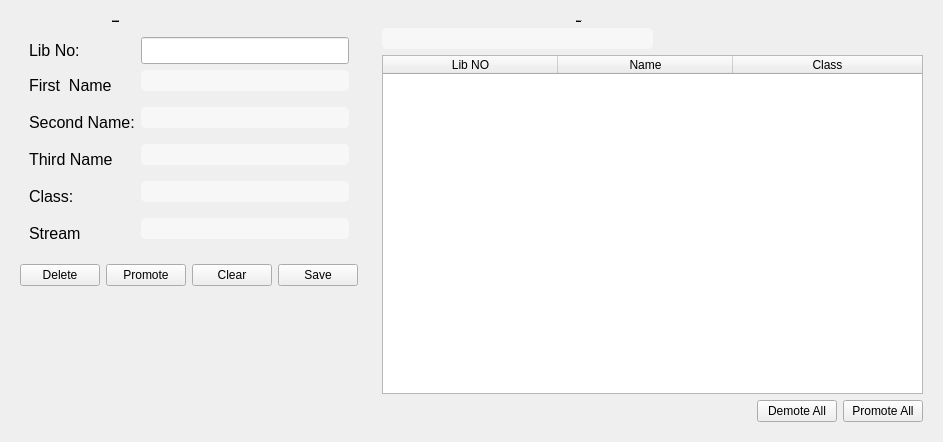
      <widget class="QWidget" name="pgStudents">
       <layout class="QHBoxLayout" name="horizontalLayout_12" stretch="1,2">
        <item>
         <widget class="QFrame" name="frame">
          <layout class="QVBoxLayout" name="verticalLayout_3">
           <item>
            <layout class="QHBoxLayout" name="horizontalLayout_8">
             <item>
              <widget class="QLabel" name="label_18">
               <property name="maximumSize">
                <size>
                 <width>153</width>
                 <height>30</height>
                </size>
               </property>
               <property name="font">
                <font>
                 <pointsize>-1</pointsize>
                 <weight>75</weight>
                 <bold>true</bold>
                 <underline>true</underline>
                </font>
               </property>
               <property name="styleSheet">
                <string notr="true">text-decoration:underline;
font-weight: bold;
</string>
               </property>
               <property name="text">
                <string>Student Details</string>
               </property>
              </widget>
             </item>
            </layout>
           </item>
           <item>
            <widget class="QWidget" name="formWidget_2" native="true">
             <property name="styleSheet">
              <string notr="true">font-size:16px;</string>
             </property>
             <layout class="QFormLayout" name="formLayout_3">
              <item row="1" column="0">
               <widget class="QLabel" name="firstNameLabel_2">
                <property name="text">
                 <string>First  Name</string>
                </property>
               </widget>
              </item>
              <item row="1" column="1">
               <widget class="QLineEdit" name="txtStdFname">
                <property name="styleSheet">
                 <string notr="true">border-radius:5px;
margin:0px;
background-color:rgba(255,255,255,0.5);
margin-bottom:10px;
padding-left:3px;
color:black;
</string>
                </property>
               </widget>
              </item>
              <item row="2" column="0">
               <widget class="QLabel" name="label_14">
                <property name="text">
                 <string>Second Name:</string>
                </property>
               </widget>
              </item>
              <item row="2" column="1">
               <widget class="QLineEdit" name="txtStdSname">
                <property name="styleSheet">
                 <string notr="true">border-radius:5px;
margin:0px;
background-color:rgba(255,255,255,0.5);
margin-bottom:10px;
padding-left:3px;
color:black;
</string>
                </property>
               </widget>
              </item>
              <item row="3" column="0">
               <widget class="QLabel" name="label_15">
                <property name="text">
                 <string>Third Name</string>
                </property>
               </widget>
              </item>
              <item row="3" column="1">
               <widget class="QLineEdit" name="txtStdOname">
                <property name="styleSheet">
                 <string notr="true">border-radius:5px;
margin:0px;
background-color:rgba(255,255,255,0.5);
margin-bottom:10px;
padding-left:3px;
color:black;
</string>
                </property>
               </widget>
              </item>
              <item row="4" column="0">
               <widget class="QLabel" name="label_16">
                <property name="text">
                 <string>Class:</string>
                </property>
               </widget>
              </item>
              <item row="4" column="1">
               <widget class="QLineEdit" name="txtStdClass">
                <property name="styleSheet">
                 <string notr="true">border-radius:5px;
margin:0px;
background-color:rgba(255,255,255,0.5);
margin-bottom:10px;
padding-left:3px;
color:black;
</string>
                </property>
                <property name="inputMethodHints">
                 <set>Qt::ImhDigitsOnly</set>
                </property>
               </widget>
              </item>
              <item row="5" column="0">
               <widget class="QLabel" name="label_17">
                <property name="text">
                 <string>Stream</string>
                </property>
               </widget>
              </item>
              <item row="5" column="1">
               <widget class="QLineEdit" name="txtStdStream">
                <property name="styleSheet">
                 <string notr="true">border-radius:5px;
margin:0px;
background-color:rgba(255,255,255,0.5);
margin-bottom:10px;
padding-left:3px;
color:black;
</string>
                </property>
               </widget>
              </item>
              <item row="0" column="0">
               <widget class="QLabel" name="label_33">
                <property name="text">
                 <string>Lib No:</string>
                </property>
               </widget>
              </item>
              <item row="0" column="1">
               <widget class="QLineEdit" name="txtNewLibNo">
                <property name="echoMode">
                 <enum>QLineEdit::Normal</enum>
                </property>
                <property name="readOnly">
                 <bool>true</bool>
                </property>
               </widget>
              </item>
             </layout>
            </widget>
           </item>
           <item>
            <layout class="QHBoxLayout" name="horizontalLayout_7">
             <item>
              <widget class="QPushButton" name="pushButton_6">
               <property name="text">
                <string>Delete</string>
               </property>
              </widget>
             </item>
             <item>
              <widget class="QPushButton" name="pushButton_8">
               <property name="text">
                <string>Promote</string>
               </property>
              </widget>
             </item>
             <item>
              <widget class="QPushButton" name="clearStudentDetails">
               <property name="text">
                <string>Clear</string>
               </property>
              </widget>
             </item>
             <item>
              <widget class="QPushButton" name="btnSaveStd">
               <property name="text">
                <string>Save</string>
               </property>
              </widget>
             </item>
            </layout>
           </item>
           <item>
            <spacer name="verticalSpacer">
             <property name="orientation">
              <enum>Qt::Vertical</enum>
             </property>
             <property name="sizeHint" stdset="0">
              <size>
               <width>20</width>
               <height>40</height>
              </size>
             </property>
            </spacer>
           </item>
          </layout>
         </widget>
        </item>
        <item>
         <widget class="QWidget" name="hhh" native="true">
          <property name="minimumSize">
           <size>
            <width>529</width>
            <height>420</height>
           </size>
          </property>
          <property name="maximumSize">
           <size>
            <width>800</width>
            <height>16777215</height>
           </size>
          </property>
          <layout class="QVBoxLayout" name="verticalLayout_4">
           <item>
            <layout class="QHBoxLayout" name="horizontalLayout_9">
             <item>
              <widget class="QLabel" name="label_19">
               <property name="maximumSize">
                <size>
                 <width>153</width>
                 <height>30</height>
                </size>
               </property>
               <property name="font">
                <font>
                 <pointsize>-1</pointsize>
                 <weight>75</weight>
                 <bold>true</bold>
                 <underline>true</underline>
                </font>
               </property>
               <property name="styleSheet">
                <string notr="true">text-decoration:underline;
font-weight: bold;
</string>
               </property>
               <property name="text">
                <string>Student List</string>
               </property>
              </widget>
             </item>
            </layout>
           </item>
           <item>
            <layout class="QHBoxLayout" name="horizontalLayout_10">
             <item>
              <widget class="QLineEdit" name="txtStudentSearch">
               <property name="styleSheet">
                <string notr="true">border-radius:5px;
margin:0px;
background-color:rgba(255,255,255,0.5);
padding-left:3px;
color:black;
font-size:16px;
</string>
               </property>
              </widget>
             </item>
             <item>
              <spacer name="horizontalSpacer_10">
               <property name="orientation">
                <enum>Qt::Horizontal</enum>
               </property>
               <property name="sizeHint" stdset="0">
                <size>
                 <width>40</width>
                 <height>20</height>
                </size>
               </property>
              </spacer>
             </item>
            </layout>
           </item>
           <item>
            <widget class="QTableWidget" name="tblStudent">
             <property name="contextMenuPolicy">
              <enum>Qt::CustomContextMenu</enum>
             </property>
             <property name="autoFillBackground">
              <bool>true</bool>
             </property>
             <property name="styleSheet">
              <string notr="true"/>
             </property>
             <property name="sizeAdjustPolicy">
              <enum>QAbstractScrollArea::AdjustToContents</enum>
             </property>
             <property name="showDropIndicator" stdset="0">
              <bool>false</bool>
             </property>
             <property name="dragDropOverwriteMode">
              <bool>false</bool>
             </property>
             <property name="selectionBehavior">
              <enum>QAbstractItemView::SelectRows</enum>
             </property>
             <property name="gridStyle">
              <enum>Qt::NoPen</enum>
             </property>
             <property name="sortingEnabled">
              <bool>true</bool>
             </property>
             <property name="rowCount">
              <number>0</number>
             </property>
             <attribute name="horizontalHeaderCascadingSectionResizes">
              <bool>true</bool>
             </attribute>
             <attribute name="horizontalHeaderDefaultSectionSize">
              <number>175</number>
             </attribute>
             <attribute name="horizontalHeaderStretchLastSection">
              <bool>true</bool>
             </attribute>
             <attribute name="verticalHeaderDefaultSectionSize">
              <number>30</number>
             </attribute>
             <attribute name="verticalHeaderStretchLastSection">
              <bool>false</bool>
             </attribute>
             <column>
              <property name="text">
               <string>Lib NO</string>
              </property>
             </column>
             <column>
              <property name="text">
               <string>Name</string>
              </property>
             </column>
             <column>
              <property name="text">
               <string>Class</string>
              </property>
             </column>
            </widget>
           </item>
           <item>
            <layout class="QHBoxLayout" name="horizontalLayout_11">
             <item>
              <spacer name="horizontalSpacer_3">
               <property name="orientation">
                <enum>Qt::Horizontal</enum>
               </property>
               <property name="sizeHint" stdset="0">
                <size>
                 <width>40</width>
                 <height>20</height>
                </size>
               </property>
              </spacer>
             </item>
             <item>
              <widget class="QPushButton" name="btnDemoteAll">
               <property name="text">
                <string>Demote All</string>
               </property>
              </widget>
             </item>
             <item>
              <widget class="QPushButton" name="btnPromoteAll">
               <property name="text">
                <string>Promote All</string>
               </property>
              </widget>
             </item>
            </layout>
           </item>
          </layout>
         </widget>
        </item>
       </layout>
      </widget>
